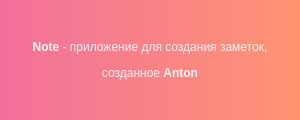
<?xml version="1.0" encoding="UTF-8"?>
<ui version="4.0">
 <class>AboutWindow</class>
 <widget class="QWidget" name="AboutWindow">
  <property name="windowModality">
   <enum>Qt::NonModal</enum>
  </property>
  <property name="geometry">
   <rect>
    <x>0</x>
    <y>0</y>
    <width>300</width>
    <height>120</height>
   </rect>
  </property>
  <property name="sizePolicy">
   <sizepolicy hsizetype="Fixed" vsizetype="Fixed">
    <horstretch>0</horstretch>
    <verstretch>0</verstretch>
   </sizepolicy>
  </property>
  <property name="minimumSize">
   <size>
    <width>300</width>
    <height>120</height>
   </size>
  </property>
  <property name="maximumSize">
   <size>
    <width>300</width>
    <height>120</height>
   </size>
  </property>
  <property name="focusPolicy">
   <enum>Qt::StrongFocus</enum>
  </property>
  <property name="windowTitle">
   <string>О программе</string>
  </property>
  <property name="windowIcon">
   <iconset>
    <normaloff>../images/notepad.png</normaloff>../images/notepad.png</iconset>
  </property>
  <property name="styleSheet">
   <string notr="true">background-color: rgb(255, 255, 255);
border-color: rgb(0, 0, 0);</string>
  </property>
  <widget class="QWidget" name="verticalWidget" native="true">
   <property name="geometry">
    <rect>
     <x>0</x>
     <y>0</y>
     <width>300</width>
     <height>120</height>
    </rect>
   </property>
   <property name="sizePolicy">
    <sizepolicy hsizetype="Fixed" vsizetype="Fixed">
     <horstretch>0</horstretch>
     <verstretch>0</verstretch>
    </sizepolicy>
   </property>
   <property name="minimumSize">
    <size>
     <width>300</width>
     <height>120</height>
    </size>
   </property>
   <property name="maximumSize">
    <size>
     <width>300</width>
     <height>120</height>
    </size>
   </property>
   <property name="mouseTracking">
    <bool>false</bool>
   </property>
   <property name="styleSheet">
    <string notr="true">background-color: qlineargradient(spread:pad, x1:0, y1:0.5, x2:1, y2:0.5, stop:0 rgba(29, 151, 108, 255), stop:1 rgba(147, 249, 185, 255));
background-color: qlineargradient(spread:pad, x1:0, y1:1, x2:1, y2:1, stop:0 rgba(242, 112, 156, 255), stop:1 rgba(255, 148, 114, 255));</string>
   </property>
   <layout class="QVBoxLayout" name="verticalLayout">
    <item>
     <widget class="QLabel" name="label">
      <property name="sizePolicy">
       <sizepolicy hsizetype="MinimumExpanding" vsizetype="MinimumExpanding">
        <horstretch>0</horstretch>
        <verstretch>0</verstretch>
       </sizepolicy>
      </property>
      <property name="palette">
       <palette>
        <active>
         <colorrole role="WindowText">
          <brush brushstyle="SolidPattern">
           <color alpha="255">
            <red>242</red>
            <green>242</green>
            <blue>242</blue>
           </color>
          </brush>
         </colorrole>
         <colorrole role="Button">
          <brush brushstyle="LinearGradientPattern">
           <gradient startx="0.000000000000000" starty="1.000000000000000" endx="1.000000000000000" endy="1.000000000000000" type="LinearGradient" spread="PadSpread" coordinatemode="ObjectBoundingMode">
            <gradientstop position="0.000000000000000">
             <color alpha="255">
              <red>242</red>
              <green>112</green>
              <blue>156</blue>
             </color>
            </gradientstop>
            <gradientstop position="1.000000000000000">
             <color alpha="255">
              <red>255</red>
              <green>148</green>
              <blue>114</blue>
             </color>
            </gradientstop>
           </gradient>
          </brush>
         </colorrole>
         <colorrole role="Base">
          <brush brushstyle="LinearGradientPattern">
           <gradient startx="0.000000000000000" starty="1.000000000000000" endx="1.000000000000000" endy="1.000000000000000" type="LinearGradient" spread="PadSpread" coordinatemode="ObjectBoundingMode">
            <gradientstop position="0.000000000000000">
             <color alpha="255">
              <red>242</red>
              <green>112</green>
              <blue>156</blue>
             </color>
            </gradientstop>
            <gradientstop position="1.000000000000000">
             <color alpha="255">
              <red>255</red>
              <green>148</green>
              <blue>114</blue>
             </color>
            </gradientstop>
           </gradient>
          </brush>
         </colorrole>
         <colorrole role="Window">
          <brush brushstyle="LinearGradientPattern">
           <gradient startx="0.000000000000000" starty="1.000000000000000" endx="1.000000000000000" endy="1.000000000000000" type="LinearGradient" spread="PadSpread" coordinatemode="ObjectBoundingMode">
            <gradientstop position="0.000000000000000">
             <color alpha="255">
              <red>242</red>
              <green>112</green>
              <blue>156</blue>
             </color>
            </gradientstop>
            <gradientstop position="1.000000000000000">
             <color alpha="255">
              <red>255</red>
              <green>148</green>
              <blue>114</blue>
             </color>
            </gradientstop>
           </gradient>
          </brush>
         </colorrole>
        </active>
        <inactive>
         <colorrole role="WindowText">
          <brush brushstyle="SolidPattern">
           <color alpha="255">
            <red>242</red>
            <green>242</green>
            <blue>242</blue>
           </color>
          </brush>
         </colorrole>
         <colorrole role="Button">
          <brush brushstyle="LinearGradientPattern">
           <gradient startx="0.000000000000000" starty="1.000000000000000" endx="1.000000000000000" endy="1.000000000000000" type="LinearGradient" spread="PadSpread" coordinatemode="ObjectBoundingMode">
            <gradientstop position="0.000000000000000">
             <color alpha="255">
              <red>242</red>
              <green>112</green>
              <blue>156</blue>
             </color>
            </gradientstop>
            <gradientstop position="1.000000000000000">
             <color alpha="255">
              <red>255</red>
              <green>148</green>
              <blue>114</blue>
             </color>
            </gradientstop>
           </gradient>
          </brush>
         </colorrole>
         <colorrole role="Base">
          <brush brushstyle="LinearGradientPattern">
           <gradient startx="0.000000000000000" starty="1.000000000000000" endx="1.000000000000000" endy="1.000000000000000" type="LinearGradient" spread="PadSpread" coordinatemode="ObjectBoundingMode">
            <gradientstop position="0.000000000000000">
             <color alpha="255">
              <red>242</red>
              <green>112</green>
              <blue>156</blue>
             </color>
            </gradientstop>
            <gradientstop position="1.000000000000000">
             <color alpha="255">
              <red>255</red>
              <green>148</green>
              <blue>114</blue>
             </color>
            </gradientstop>
           </gradient>
          </brush>
         </colorrole>
         <colorrole role="Window">
          <brush brushstyle="LinearGradientPattern">
           <gradient startx="0.000000000000000" starty="1.000000000000000" endx="1.000000000000000" endy="1.000000000000000" type="LinearGradient" spread="PadSpread" coordinatemode="ObjectBoundingMode">
            <gradientstop position="0.000000000000000">
             <color alpha="255">
              <red>242</red>
              <green>112</green>
              <blue>156</blue>
             </color>
            </gradientstop>
            <gradientstop position="1.000000000000000">
             <color alpha="255">
              <red>255</red>
              <green>148</green>
              <blue>114</blue>
             </color>
            </gradientstop>
           </gradient>
          </brush>
         </colorrole>
        </inactive>
        <disabled>
         <colorrole role="WindowText">
          <brush brushstyle="SolidPattern">
           <color alpha="255">
            <red>120</red>
            <green>120</green>
            <blue>120</blue>
           </color>
          </brush>
         </colorrole>
         <colorrole role="Button">
          <brush brushstyle="LinearGradientPattern">
           <gradient startx="0.000000000000000" starty="1.000000000000000" endx="1.000000000000000" endy="1.000000000000000" type="LinearGradient" spread="PadSpread" coordinatemode="ObjectBoundingMode">
            <gradientstop position="0.000000000000000">
             <color alpha="255">
              <red>242</red>
              <green>112</green>
              <blue>156</blue>
             </color>
            </gradientstop>
            <gradientstop position="1.000000000000000">
             <color alpha="255">
              <red>255</red>
              <green>148</green>
              <blue>114</blue>
             </color>
            </gradientstop>
           </gradient>
          </brush>
         </colorrole>
         <colorrole role="Base">
          <brush brushstyle="LinearGradientPattern">
           <gradient startx="0.000000000000000" starty="1.000000000000000" endx="1.000000000000000" endy="1.000000000000000" type="LinearGradient" spread="PadSpread" coordinatemode="ObjectBoundingMode">
            <gradientstop position="0.000000000000000">
             <color alpha="255">
              <red>242</red>
              <green>112</green>
              <blue>156</blue>
             </color>
            </gradientstop>
            <gradientstop position="1.000000000000000">
             <color alpha="255">
              <red>255</red>
              <green>148</green>
              <blue>114</blue>
             </color>
            </gradientstop>
           </gradient>
          </brush>
         </colorrole>
         <colorrole role="Window">
          <brush brushstyle="LinearGradientPattern">
           <gradient startx="0.000000000000000" starty="1.000000000000000" endx="1.000000000000000" endy="1.000000000000000" type="LinearGradient" spread="PadSpread" coordinatemode="ObjectBoundingMode">
            <gradientstop position="0.000000000000000">
             <color alpha="255">
              <red>242</red>
              <green>112</green>
              <blue>156</blue>
             </color>
            </gradientstop>
            <gradientstop position="1.000000000000000">
             <color alpha="255">
              <red>255</red>
              <green>148</green>
              <blue>114</blue>
             </color>
            </gradientstop>
           </gradient>
          </brush>
         </colorrole>
        </disabled>
       </palette>
      </property>
      <property name="font">
       <font>
        <pointsize>9</pointsize>
       </font>
      </property>
      <property name="cursor">
       <cursorShape>ArrowCursor</cursorShape>
      </property>
      <property name="text">
       <string>&lt;html&gt;&lt;head/&gt;&lt;body&gt;&lt;p align=&quot;center&quot;&gt;&lt;span style=&quot; font-weight:650; color:#f2f2f2;&quot;&gt;Note&lt;/span&gt; - приложение для создания заметок,&lt;/p&gt;&lt;p align=&quot;center&quot;&gt;созданное &lt;span style=&quot; font-weight:650;&quot;&gt;Anton&lt;/span&gt;</string>
      </property>
      <property name="scaledContents">
       <bool>false</bool>
      </property>
      <property name="alignment">
       <set>Qt::AlignCenter</set>
      </property>
      <property name="openExternalLinks">
       <bool>true</bool>
      </property>
      <property name="textInteractionFlags">
       <set>Qt::LinksAccessibleByMouse</set>
      </property>
     </widget>
    </item>
   </layout>
  </widget>
 </widget>
 <resources/>
 <connections/>
</ui>
